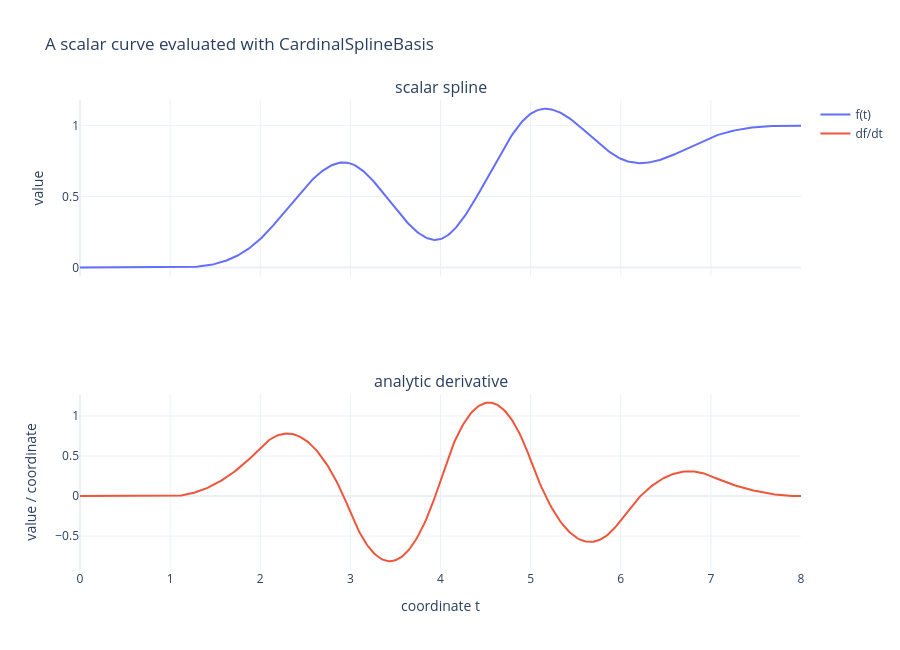

The code cell stored with this chart in its notebook:
### Code cell
curve_figure = make_subplots(
    rows=2,
    cols=1,
    shared_xaxes=True,
    subplot_titles=("scalar spline", "analytic derivative"),
)
curve_figure.add_scatter(
    x=sample_times, y=spline_values, name="f(t)", row=1, col=1
)
curve_figure.add_scatter(
    x=sample_times,
    y=spline_derivatives,
    name="df/dt",
    row=2,
    col=1,
)
curve_figure.update_xaxes(title_text="coordinate t", row=2, col=1)
curve_figure.update_yaxes(title_text="value", row=1, col=1)
curve_figure.update_yaxes(title_text="value / coordinate", row=2, col=1)
curve_figure.update_layout(
    title="A scalar curve evaluated with CardinalSplineBasis",
    template="plotly_white",
    hovermode="x unified",
    height=650,
)
curve_figure.show()

### Figure 1 — Plotly figure (JSON) as saved in the notebook; plotly's stock layout.template omitted (floating-point values rounded to 4 significant figures; data arrays with more than 128 entries replaced by an {"elided": "..."} marker saying what was removed)
{"data": [{"name": "f(t)", "type": "scatter", "x": {"elided": "501 float values"}, "xaxis": "x", "y": {"elided": "501 float values"}, "yaxis": "y"}, {"name": "df/dt", "type": "scatter", "x": {"elided": "501 float values"}, "xaxis": "x2", "y": {"elided": "501 float values"}, "yaxis": "y2"}], "layout": {"annotations": [{"font": {"size": 16}, "showarrow": false, "text": "scalar spline", "x": 0.5, "xanchor": "center", "xref": "paper", "y": 1.0, "yanchor": "bottom", "yref": "paper"}, {"font": {"size": 16}, "showarrow": false, "text": "analytic derivative", "x": 0.5, "xanchor": "center", "xref": "paper", "y": 0.375, "yanchor": "bottom", "yref": "paper"}], "height": 650, "hovermode": "x unified", "title": {"text": "A scalar curve evaluated with CardinalSplineBasis"}, "xaxis": {"anchor": "y", "domain": [0.0, 1.0], "matches": "x2", "showticklabels": false}, "xaxis2": {"anchor": "y2", "domain": [0.0, 1.0], "title": {"text": "coordinate t"}}, "yaxis": {"anchor": "x", "domain": [0.625, 1.0], "title": {"text": "value"}}, "yaxis2": {"anchor": "x2", "domain": [0.0, 0.375], "title": {"text": "value / coordinate"}}}}
